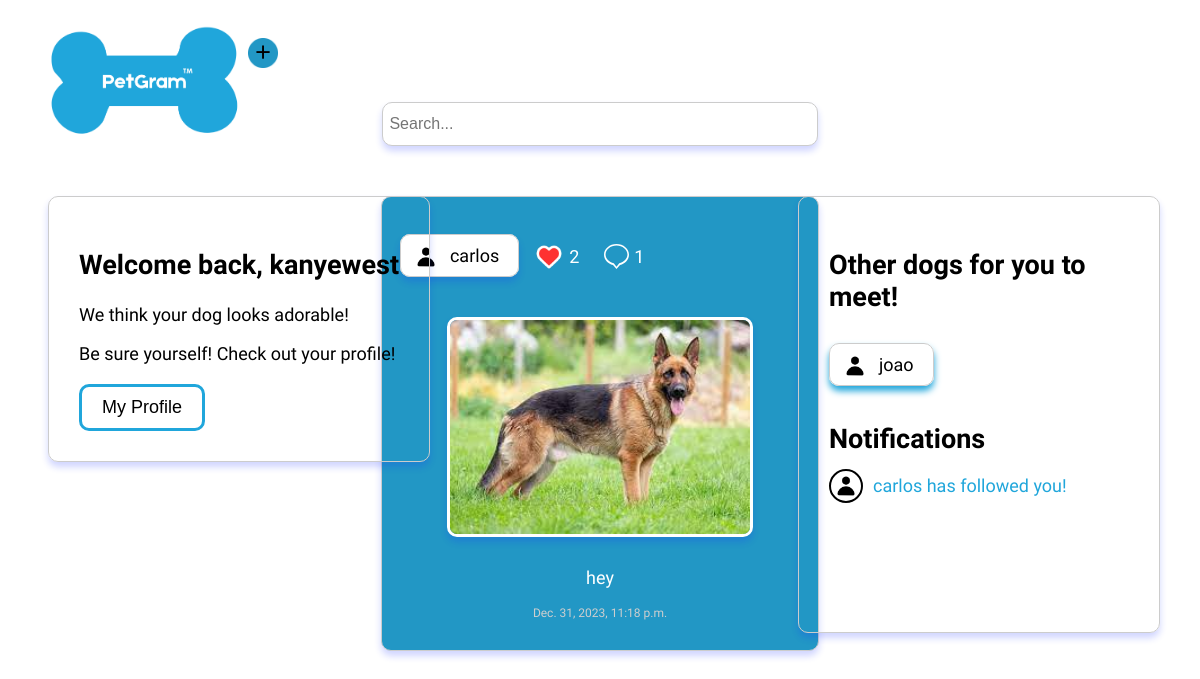
Before: /home/ (signed in) with the older database file.
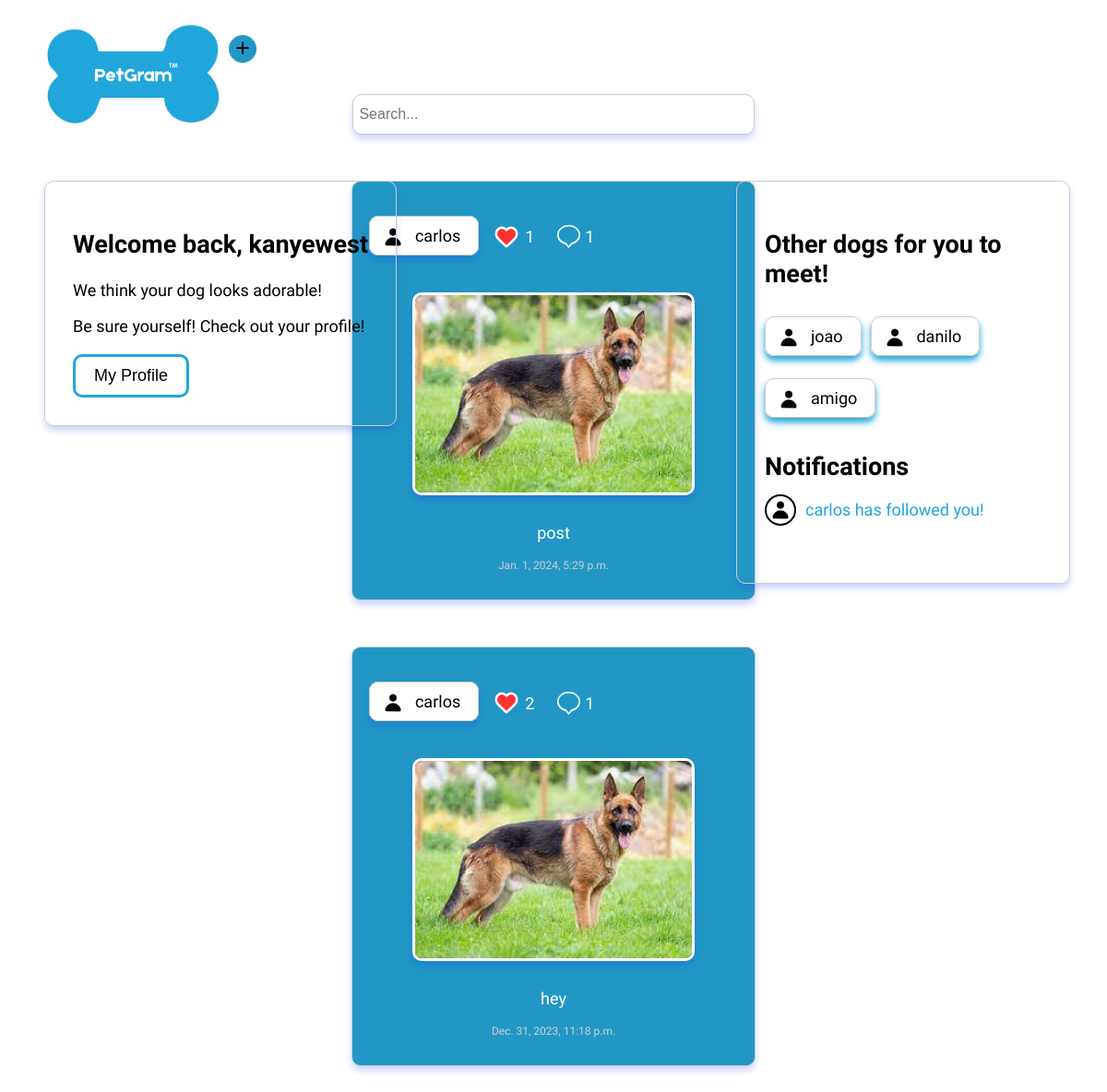
After: the same page with the newer database file.
### myapp/models.py (models this page shows, shortened)
class UserProfile(models.Model):
    user = models.OneToOneField(User, on_delete=models.CASCADE)
    profile_image = models.ImageField(upload_to='images/', default='images/defaultuser.png')
    bio = models.CharField(max_length=100, null=True, blank=True)

class User(AbstractUser):
    SPECIES_CHOICES = [
        ('dog', 'Dog'),
        ('cat', 'Cat'),
        ('bird', 'Bird'),
        ('fish', 'Fish'),
        ('rabbit', 'Rabbit'),
        ('hamster', 'Hamster'),
        ('turtle', 'Turtle'),
        ('horse', 'Horse'),
        ('snake', 'Snake'),
        ('lizard', 'Lizard'),
        ('pig', 'Pig'),
        ('monkey', 'Monkey'),
        ('other', 'Other'),
    ]
    profile_image = models.ImageField(null=True, blank=True, upload_to='images/')
    phone = models.CharField(max_length=20, null=True, blank=True)
    address = models.CharField(max_length=50, null=True, blank=True)
    amount_of_followers = models.IntegerField(default=0)
    amount_of_following = models.IntegerField(default=0)
    followers = models.ManyToManyField('self', blank=True, symmetrical=False)
    following = models.ManyToManyField('self', blank=True, symmetrical=False, related_name='following_user')
    species = models.CharField(max_length=10, choices=SPECIES_CHOICES, null=True, blank=True)

class Notification(models.Model):
    user = models.ForeignKey(User, on_delete=models.CASCADE)
    message = models.CharField(max_length=100, null=True, blank=True)
    user_profile = models.ForeignKey(UserProfile, on_delete=models.CASCADE, null=True)
    post = models.ForeignKey(Post, on_delete=models.CASCADE, null=True)

class Post(models.Model):
    user_profile = models.ForeignKey(UserProfile, on_delete=models.CASCADE, null=True)
    user = models.ForeignKey(User, on_delete=models.CASCADE, null=True, blank=True)
    image = models.ImageField(null=True, upload_to='images/')
    description = models.CharField(max_length=500, null=True, blank=True)
    date = models.DateTimeField(auto_now_add=True)
    likes = models.IntegerField(default=0)
    comment = models.IntegerField(default=0)
    who_liked = models.ManyToManyField(User, related_name='liked_posts', blank=True)

### myapp/views.py (the view)
# urls.py: 2. Add a URL to urlpatterns:  path('', views.home, name='home')
@login_required
def home(request, selected_username=None):
    searched = request.GET.get('searched', '')
    if searched:
        users = User.objects.filter(username__contains=searched)
        posts = Post.objects.filter(description__contains=searched)
        return render(request, 'search_results.html', {'searched': searched, 'users': users})
    followers = request.user.followers.all()
    current_user = request.user
    users = User.objects.all()
    userprofiles = UserProfile.objects.all()
    notifications = Notification.objects.filter(user=current_user).order_by('-id')
    if current_user.is_authenticated:
        posts = Post.objects.all().order_by('-id')
        if selected_username:
            try:
                user_profile = UserProfile.objects.get(user__username=selected_username)
            except UserProfile.DoesNotExist:
                user_profile = None
        else:
            user_profile = current_user.userprofile
        liked_posts = Likes.objects.filter(user=current_user).values_list('post', flat=True)
        return render(request, 'home.html', {'posts': posts, 'user_profile': user_profile, 'liked_posts': liked_posts, 'users': users, 'followers': followers, 'current_user': current_user, 'userprofiles': userprofiles, 'notifications' : notifications})
    else:
        return redirect('login')

### myapp/templates/home.html (shortened to what the changed rows need)
{% extends "homebase.html" %}
{% block content %}
<!DOCTYPE html>
<html lang="en">
<head>
</head>
<body>
    {% load static %}
    <div class="posts">
        <div class="card2">
            <div class="card-content">
                <h2>Other {{user.species}}{% if user.species == 'fish' %}e{% endif %}s for you to meet!</h2>
                <div class = "user_box">
                    {% for userprofile in userprofiles|slice:":5" %}
                        {% if userprofile.user.species == current_user.species and userprofile.user != current_user %}
                            <a href="{% url 'view_other_profile' username=userprofile.user.username %}">
                                <pre><span style = "box-shadow: 0 5px 7px #20A6DB" ><img id = "profilepic" src="{{ userprofile.profile_image.url }}" alt="">  {{ userprofile.user.username }}  </span></pre>
                            </a>
                        {% endif %}
                    {% endfor %}
                </div>
                <h2 style = "margin-top: 30px;">Notifications</h2>
                {% for notification in notifications|slice:":5" %}
                {% if notification.user_profile.user != current_user %}
                <div class = notification_info>
                        {% if not notification.post %}
                        <img id = "profilepic" style = "border: 2px solid black" src="{{ notification.user_profile.profile_image.url }}" alt="">
                            <a href="{% url 'view_other_profile' username=notification.user_profile.user.username %}" style = "position: relative;
                            left: 10px;">
                                <p>{{ notification.message }}</p>
                            </a>
                        {% else %}
                        <img id = "profilepic" style = "border-radius: 0px; border: 1px solid black" src="{{ notification.post.image.url }}" alt="">
                            <a href="{% url 'comment_post' notification.post.id %}" style = "position: relative;
                            left: 10px;">
                                <p>{{ notification.message }}</p>
                            </a>
                        {% endif %}
                </div>
                {% endif %}
                {% endfor %}
            </div>
        </div>
        <div class="posts">
            <div class="card">
                <div class="card-content">
                    <h2>Welcome back, {{user.username}}</h2>
                </div>
            </div>
        {% for post in posts %}
        {% if current_user in post.user.followers.all %}
            <div class="post">
                <div class = "info">
                    <a href="{% url 'view_other_profile' username=post.user.username %}">
                        <pre><span><img id = "profilepic" src="{{ post.user_profile.profile_image.url }}" alt="">  {{ post.user.username }}  </span></pre>
                    </a>
                <div id = "postlikes">
                        {% if post.id in liked_posts %}
                        <a href="{% url 'like_post' post.id %}">
                            <img id = "heart" src="{% static 'img/LikedPost.png' %}" alt="">
                        </a><p>{{ post.likes}}</p>
                        {% else %}
                        <a href="{% url 'like_post' post.id %}">
                            <img id = "heart" src="{% static 'img/likePost.svg' %}" alt="">
                        </a><p>{{ post.likes}}</p>
                        {% endif %}
                        <a href="{% url 'comment_post' post.id %}">
                            <img id = "heart" style = "width: 25px" src="{% static 'img/comment.svg' %}" alt="">
                        </a><p>{{post.comment}}</p>
                </div>
                </div>
            {% if post.image %}
                <img id = "post_image" src="{{ post.image.url }}" alt="">
            {% endif %}
            <p>{{ post.description }}</p>
            <p id = "date">{{ post.date }}</p>
        </div>
        {% endif %}
        {% endfor %}
    </div>
</body>
</html>
{% endblock %}

Changed rows visible on the page:
added UserProfile: profile_image (placeholder picture), user.username "danilo"
added UserProfile: profile_image (placeholder picture), user.username "amigo"
added Post: user_profile.profile_image (placeholder picture), user.username "carlos", likes "1", comment "1", image (picture), description "post", date "Jan. 1, 2024, 5:29 p.m."
